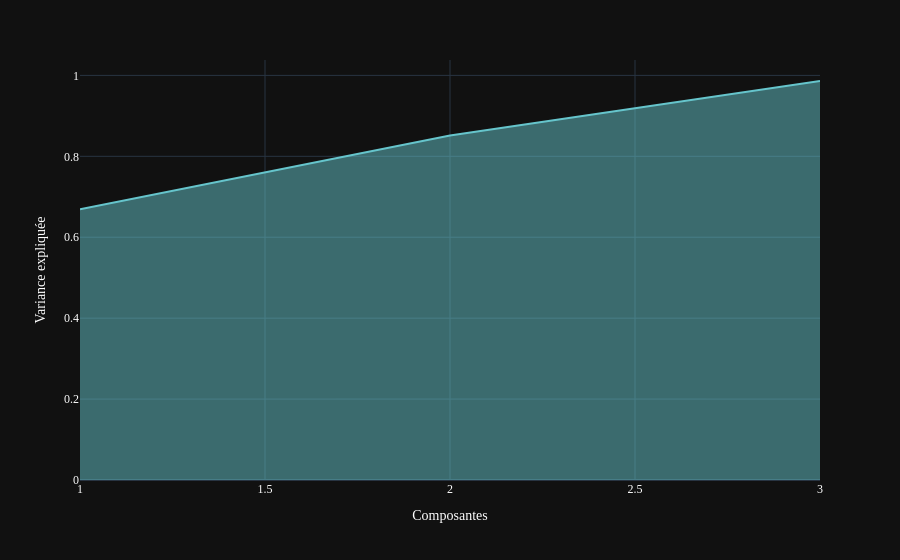

The code cell stored with this chart in its notebook:
### Code cell
exp_var_cumul = np.cumsum(pca.explained_variance_ratio_)

px.area(
    x=range(1, exp_var_cumul.shape[0] + 1),
    y=exp_var_cumul,
    labels={"x": "Composantes", "y": "Variance expliquée"},
    template=THEME,
    color_discrete_sequence=palette
)

### Figure 1 — Plotly figure (JSON) as saved in the notebook; plotly's stock layout.template omitted (floating-point values rounded to 4 significant figures)
{"data": [{"fillpattern": {"shape": ""}, "hovertemplate": "Composantes=%{x}<br>Variance expliquée=%{y}<extra></extra>", "legendgroup": "", "line": {"color": "rgb(102, 197, 204)"}, "marker": {"symbol": "circle"}, "mode": "lines", "name": "", "orientation": "v", "showlegend": false, "stackgroup": "1", "type": "scatter", "x": [1, 2, 3], "xaxis": "x", "y": [0.6694, 0.8514, 0.9862], "yaxis": "y"}], "layout": {"legend": {"tracegroupgap": 0}, "margin": {"t": 60}, "xaxis": {"anchor": "y", "domain": [0, 1], "title": {"text": "Composantes"}}, "yaxis": {"anchor": "x", "domain": [0, 1], "title": {"text": "Variance expliquée"}}}}
